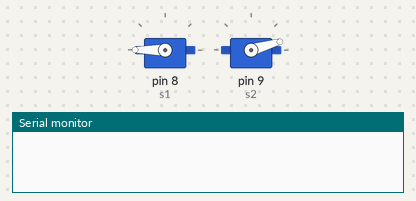
Recording of a sketch running on a simulated Arduino Uno, built with avr-gcc and run on an emulated ATmega328P. Parts: 2 × servo, the last lines printed to the serial monitor.

Above: at 10.18 s.
At 13.92 s:
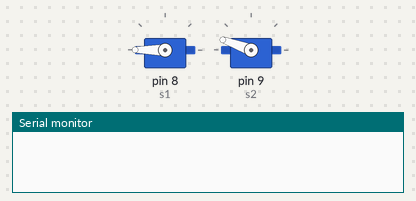
At 24.57 s:
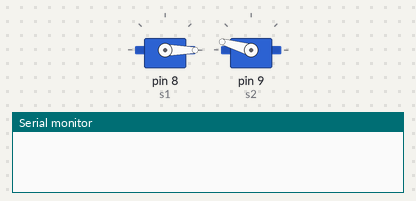
At 38.69 s:
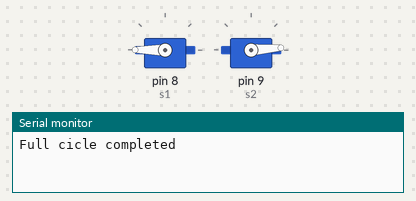
Timing chart, 0 to 40.0 s (numbered marks = the images above):
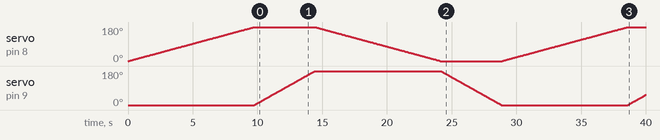

The sketch:

example_1.ino
```cpp
/**
 * Control twp servo motors,
 * 1- first one start from 0 to 180 within 10 seconds
 * 2- first one stops and second one start from 0 to 180 within 5 seconds
 * 3- second one stops and the first one back to 0 within 10 seconds
 * 4- first one stops and the seconds one back to 0 too but within 5 seconds
 * 5- repeat ...
 */

#include <Servo.h>
#include <Timer.h>

Servo s1;
Servo s2;

Timer timer1;
Timer timer2;
Timer timer3;
Timer timer4;

void setup() {
	Serial.begin(9600);
  	s1.attach(8);
  	s2.attach(9);
	s1.write(0);
	s2.write(0);
}

void loop() {

	// servo 1 ==> 0-180 within 10000ms
	timer1.reachIn(360, 10000, 0, 180, [] (double value) -> void {
		s1.write(value);

	}, [] () -> void { // servo 1 reached 180

		// servo 2 ===> 0-180
		timer2.reachIn(360, 5000, 0, 180, [] (double value) -> void {
			s2.write(value);

		}, [] () -> void { // servo 2 reached 180

			// servo 1 ===> 180-0
			timer3.reachIn(360, 10000, 180, 0, [] (double value) -> void {
				s1.write(value);

			}, [] () -> void { // servo 1 reached 0

				// servo 2 ===> 180-0
				timer4.reachIn(360, 5000, 180, 0, [] (double value) -> void {
					s2.write(value);

				}, [] () -> void { // servo 2 reached 0

					// reset all timers and back to timer 1
					Serial.println("Full cicle completed");
					timer1.reset();
					timer2.reset();
					timer3.reset();
					timer4.reset();

				});

			});

		});

	});

}
```

Timer.h
```cpp
#include <Arduino.h>

/**
 * @brief Manage timing efficiently instead of using delays
 */
class Timer {
	private:
		long unsigned int t0 = 0;
		long unsigned int t1 = 0;
		double current_value = 0;
		bool current_value_init = false;
		bool enabled = true;

	public:
		Timer() {
			this->t0 = millis();
		}
		/**
		 * @brief Repeat a callback in a constat time intervals in milliseconds
		 *
		 * @param interval
		 * @param callback a call back to be repeated
		 */
		void setInterval (int interval, void(*callback)()) {
			if ( this->enabled && millis() >= this->t0 + interval ) {
				callback();
				this->t0 = millis();
			}
		}

		/**
		 * @brief Repeat a callback N times in a fixed time interval (frequency)
		 *
		 * @param times
		 * @param time
		 * @param callback
		 */
		void repeatIn (int times, int time, void (*callback)()) {
			const int interval = time/times;
			this->setInterval (interval, callback);
		}

		/**
		 * @brief Like repeatIn but it maps a value while it's looping
		 *
		 * @param res 		resolution
		 * @param time
		 * @param start 	minimum value
		 * @param end 		maximum value
		 * @param callback
		 * @param finishCallback
		 */
		void reachIn (int res, int time, double start, double end,
			void (*callback)(double), void (*finishCallback)() = [](){} )
		{
			const int interval = time/res;
			const double inc = (end-start)/res;
			if ( !this->current_value_init ) {
				this->t1 = millis();
				this->current_value_init = true;
				this->current_value = start;
			}
			const double val = this->current_value + inc;
			if ( this->enabled && millis() >= this->t1 + interval
				&& ( (val <= end && inc > 0) || (val >= end && inc < 0) )
			) {
				callback(val);
				this->current_value = val;
				this->t1 = millis();
			} else if ( this->enabled
				&& ( (val > end && inc > 0) || (val < end && inc < 0) )
			) {
				finishCallback();
			}
		}

		void block () { this->enabled = false; }
		void resume () { this->enabled = true; }
		void reset () {
			this->t0 = millis();
			this->t1 = millis();
			this->current_value = 0;
			this->current_value_init = false;
		}
};
```
